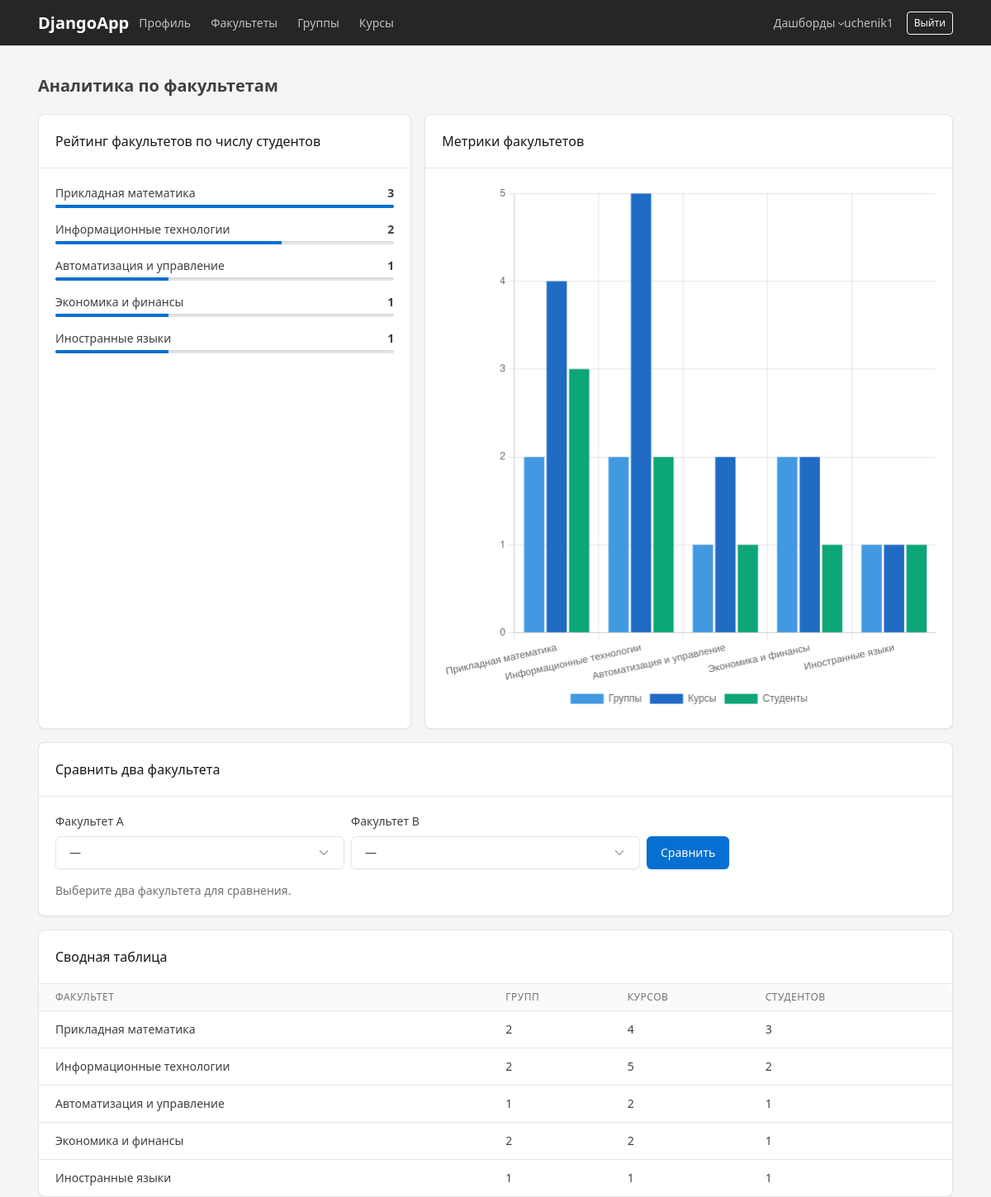
The page /dashboards/departments/ (signed in) on the database its author committed.
### accounts/models.py (models this page shows, shortened)
class Department(models.Model):
    name = models.CharField(max_length=200)

### accounts/dashboard_views.py (the view, shortened to what this page needs)
# urls.py: path('dashboards/departments/', dv.dashboard_departments, name='dashboard_departments'),
@login_required
def dashboard_departments(request):
    departments = (
        Department.objects
        .annotate(
            groups_count=Count('groups', distinct=True),
            courses_count=Count('courses', distinct=True),
            students_count=Count('students', distinct=True),
        )
        .order_by('-students_count')
    )
    max_students = max([d.students_count for d in departments], default=1) or 1
    ranking = [
        {
            'name': d.name,
            'students': d.students_count,
            'percent': round(d.students_count / max_students * 100, 1),
        }
        for d in departments
    ]
    dept_a_id = request.GET.get('dept_a')
    dept_b_id = request.GET.get('dept_b')
    compare = None
    bar_labels = [d.name for d in departments]
    bar_groups = [d.groups_count for d in departments]
    bar_courses = [d.courses_count for d in departments]
    bar_students = [d.students_count for d in departments]
    context = {
        'departments': departments,
        'ranking': ranking,
        'compare': compare,
        'bar_labels': bar_labels,
        'bar_groups': bar_groups,
        'bar_courses': bar_courses,
        'bar_students': bar_students,
        'all_departments': Department.objects.all().order_by('name'),
        'dept_a_id': dept_a_id,
        'dept_b_id': dept_b_id,
    }
    return render(request, 'dashboards/departments.html', context)

### templates/dashboards/departments.html (shortened to what this page needs)
{% extends 'base.html' %}
{% block content %}
<div class="page-header d-print-none mb-3">
    <div class="row align-items-center">
        <div class="col">
            <h2 class="page-title">Аналитика по факультетам</h2>
        </div>
    </div>
</div>
<div class="row row-deck row-cards mb-3">
    <div class="col-md-5">
        <div class="card">
            <div class="card-header">
                <h3 class="card-title">Рейтинг факультетов по числу студентов</h3>
            </div>
            <div class="card-body">
                {% for r in ranking %}
                <div class="mb-3">
                    <div class="d-flex justify-content-between mb-1">
                        <span>{{ r.name }}</span>
                        <strong>{{ r.students }}</strong>
                    </div>
                    <div class="progress progress-sm">
                        <div class="progress-bar bg-blue"
                             style="width: {{ r.percent }}%"></div>
                    </div>
                </div>
                {% empty %}
                <p class="text-secondary">Нет данных</p>
                {% endfor %}
            </div>
        </div>
    </div>
    <div class="col-md-7">
        {% include "components/chart_card.html" with title="Метрики факультетов" canvas_id="deptBarChart" height=320 %}
    </div>
</div>
<div class="card mb-3">
    <div class="card-header">
        <h3 class="card-title">Сравнить два факультета</h3>
    </div>
    <div class="card-body">
        <form method="get" class="row g-2 align-items-end mb-3">
            <div class="col-md-4">
                <label class="form-label">Факультет A</label>
                <select name="dept_a" class="form-select">
                    <option value="">—</option>
                </select>
            </div>
            <div class="col-md-4">
                <label class="form-label">Факультет B</label>
                <select name="dept_b" class="form-select">
                    <option value="">—</option>
                </select>
            </div>
            <div class="col-auto">
                <button class="btn btn-primary" type="submit">Сравнить</button>
            </div>
        </form>
        {% if compare %}
        <table class="table table-vcenter">
            <thead>
                <tr>
                    <th>Метрика</th>
                    <th>{{ compare.a.name }}</th>
                    <th>{{ compare.b.name }}</th>
                </tr>
            </thead>
            <tbody>
                <tr>
                    <td>Группы</td>
                    <td>{{ compare.a.groups }}</td>
                    <td>{{ compare.b.groups }}</td>
                </tr>
                <tr>
                    <td>Курсы</td>
                    <td>{{ compare.a.courses }}</td>
                    <td>{{ compare.b.courses }}</td>
                </tr>
                <tr>
                    <td>Студенты</td>
                    <td>{{ compare.a.students }}</td>
                    <td>{{ compare.b.students }}</td>
                </tr>
            </tbody>
        </table>
        {% else %}
        <p class="text-secondary">Выберите два факультета для сравнения.</p>
        {% endif %}
    </div>
</div>
<div class="card">
    <div class="card-header">
        <h3 class="card-title">Сводная таблица</h3>
    </div>
    <div class="table-responsive">
        <table class="table table-vcenter card-table">
            <thead>
                <tr>
                    <th>Факультет</th>
                    <th>Групп</th>
                    <th>Курсов</th>
                    <th>Студентов</th>
                </tr>
            </thead>
            <tbody>
                {% for d in departments %}
                <tr>
                    <td>{{ d.name }}</td>
                    <td>{{ d.groups_count }}</td>
                    <td>{{ d.courses_count }}</td>
                    <td>{{ d.students_count }}</td>
                </tr>
                {% endfor %}
            </tbody>
        </table>
    </div>
</div>
{% endblock %}
{% block scripts %}
<script>
    new Chart(document.getElementById('deptBarChart'), {
        type: 'bar',
        data: {
            labels: {{ bar_labels|safe }},
            datasets: [
                {
                    label: 'Группы',
                    data: {{ bar_groups|safe }},
                    backgroundColor: '#4299e1'
                },
                {
                    label: 'Курсы',
                    data: {{ bar_courses|safe }},
                    backgroundColor: '#206bc4'
                },
                {
                    label: 'Студенты',
                    data: {{ bar_students|safe }},
                    backgroundColor: '#0ca678'
                }
            ]
        },
        options: {
            responsive: true,
            plugins: { legend: { position: 'bottom' } },
            scales: { y: { beginAtZero: true, ticks: { precision: 0 } } }
        }
    });
</script>
{% endblock %}

### templates/base.html (shortened to what this page needs)
{% load static %}
<!DOCTYPE html>
<html lang="ru">
<head>
    <link rel="stylesheet" href="{% static 'vendor/tabler/css/tabler.min.css' %}">
    <link rel="stylesheet" href="{% static 'css/style.css' %}">
</head>
<body>
<nav class="navbar navbar-expand-lg navbar-dark bg-dark">
    <div class="container">
        <a class="navbar-brand" href="/profile/">DjangoApp</a>
        <div class="navbar-nav me-auto">
            <a class="nav-link" href="/profile/">Профиль</a>
            <a class="nav-link" href="/departments/">Факультеты</a>
            <a class="nav-link" href="/groups/">Группы</a>
            <a class="nav-link" href="/courses/">Курсы</a>
        </div>
        <div class="nav-item dropdown">
    <a class="nav-link dropdown-toggle" href="#" data-bs-toggle="dropdown" role="button">
        Дашборды
    </a>
</div>
        {% if user.is_authenticated %}
            <span class="navbar-text me-3">{{ user.username }}</span>
            <form method="post" action="/accounts/logout/">
                <button class="btn btn-outline-light btn-sm" type="submit">
                    Выйти
                </button>
            </form>
        {% endif %}
    </div>
</nav>
<div class="container page-container">
    {% block content %}
    {% endblock %}
</div>
{% block scripts %}{% endblock %}
</body>
</html>

### static/css/style.css (style rules this page uses)
body { background-color: #f5f5f5; }
.page-container { margin-top: 30px; }

### rows shown on the page
Department: name "Прикладная математика", name "Прикладная математика", groups_count "2", courses_count "4", students_count "3"
Department: name "Информационные технологии", name "Информационные технологии", groups_count "2", courses_count "5", students_count "2"
Department: name "Автоматизация и управление", name "Автоматизация и управление", groups_count "1", courses_count "2", students_count "1"
Department: name "Экономика и финансы", name "Экономика и финансы", groups_count "2", courses_count "2", students_count "1"
Department: name "Иностранные языки", name "Иностранные языки", groups_count "1", courses_count "1", students_count "1"

### other values the page prints
{{ user.username }} "uchenik1"
{{ r.students }} "3" "2" "1" "1" "1"
{{ title }} "Метрики факультетов"
chart data {{ bar_labels|safe }} ['Прикладная математика', 'Информационные технологии', 'Автоматизация и управление', 'Экономика и финансы', 'Иностранные языки']
chart data {{ bar_groups|safe }} [2, 2, 1, 2, 1]
chart data {{ bar_courses|safe }} [4, 5, 2, 2, 1]
chart data {{ bar_students|safe }} [3, 2, 1, 1, 1]
